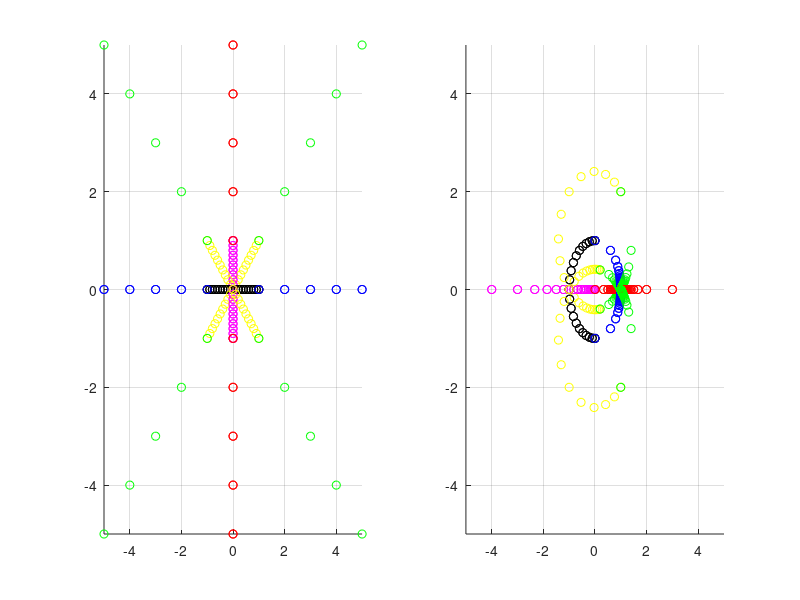

MATLAB code for this plot:
clear
clc
close all

% omega = @(z) (exp(i* (pi/4)) * z).^( 4/3*pi );
omega = @(z) (z - 1i)./(z + 1i);
% zr = randi(10,1,100) + i*randi(10,1,100);

znak = [1 1;-1 1;-1 -1;1 -1];
zs = [0:0.1:1];
zb = [1:100];
for j=1:4
zsr = znak(j,1).*zs;
zsi = znak(j,2).*zs.*i;
zbr = znak(j,1).*zb;
zbi = znak(j,2).*zb.*i;
zsm = zsr+zsi;
zbm=zbr+zbi;

omsr = omega(zsr);
omsi = omega(zsi);
omsm = omega(zsm);
ombr = omega(zbr);
ombi = omega(zbi);
ombm = omega(zbm);

subplot(1,2,2);
axis([-5 5 -5 5])
hold on, grid on
plot(real(omsr),imag(omsr),'ok')
plot(real(ombr),imag(ombr),'ob')
plot(real(omsi),imag(omsi),'om')
plot(real(ombi),imag(ombi),'or')
plot(real(omsm),imag(omsm),'oy')
plot(real(ombm),imag(ombm),'og')

subplot(1,2,1);
axis([-5 5 -5 5])
hold on, grid on
plot(real(zsr),imag(zsr),'ok')
plot(real(zbr),imag(zbr),'ob')
plot(real(zsi),imag(zsi),'om')
plot(real(zbi),imag(zbi),'or')
plot(real(zsm),imag(zsm),'oy')
plot(real(zbm),imag(zbm),'og')
% pause(2)
end